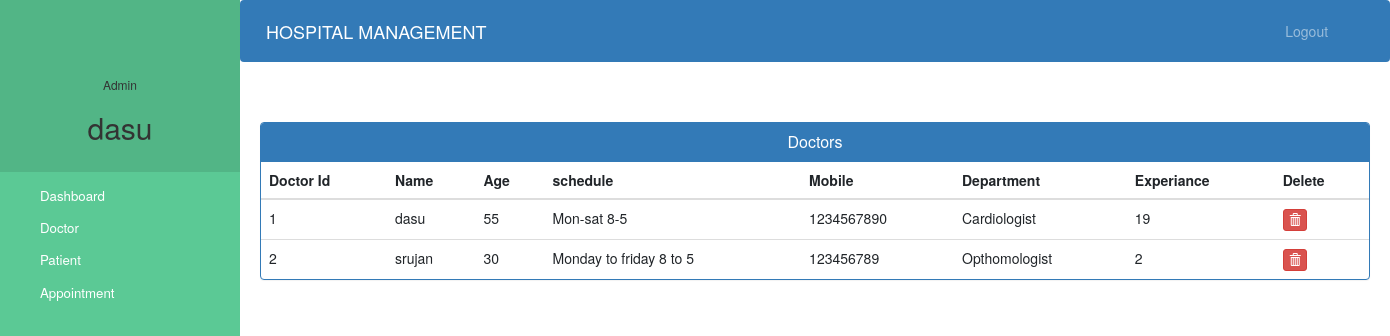
Page /admin-view-doctor on the committed database.
### tables this page shows
CREATE TABLE "doctor" (
	"id"	INTEGER NOT NULL,
	"name"	TEXT,
	"speciality"	TEXT,
	"schedule"	TEXT,
	"img"	BLOB,
	"email"	TEXT NOT NULL UNIQUE,
	"experiance"	INTEGER,
	"age"	INTEGER,
	"phonenumber"	TEXT,
	PRIMARY KEY("id")
);

### route.py (the view)
@app.route('/admin-view-doctor')
def admin_view_doctor():
    docs = all_docs()
    return render_template('admin/admin_view_doctor.html',docs=docs)

### database.py (called while the page is built)
def all_docs():
    data = cur.execute('select name,speciality,email,experiance,age,phonenumber,id,schedule from doctor')
    return data.fetchall()

### templates/admin/admin_view_doctor.html (shortened to what this page needs)
{% extends 'admin/admin_base.html' %}
{% block content %}
<head>
  <link href="//netdna.bootstrapcdn.com/bootstrap/3.0.0/css/bootstrap.min.css" rel="stylesheet" id="bootstrap-css">
</head>
<div class="container">
  <div class="panel panel-primary">
    <div class="panel-heading">
      <h6 class="panel-title">Doctors</h6>
    </div>
    <table class="table table-hover" id="dev-table">
      <thead>
        <tr>
          <th>Doctor Id</th>
          <th>Name</th>
          <th>Age</th>
          <th>schedule</th>
          <th>Mobile</th>
          <th>Department</th>
          <th>Experiance</th>
          <th>Delete</th>
        </tr>
      </thead>
      {% for d in docs %}
      <tr>
        <td> {{d[6]}}</td>
        <td>{{d[0]}}</td>
        <td>{{d[4]}}</td>
        <td>{{d[7]}}</td>
        <td>{{d[-3]}}</td>
        <td>{{d[1]}}</td>
        <td>{{d[3]}}</td>
        <td><a class="btn btn-danger btn-xs" data-id="{{d[-2]}}" href=""><span class="glyphicon glyphicon-trash"></span></a></td>
      </tr>
      {% endfor %}
    </table>
  </div>
</div>
{% endblock content %}

### templates/admin/admin_base.html (shortened to what this page needs)
<!DOCTYPE html>
<html lang="en">
<head>
  <link rel="stylesheet" href="https://stackpath.bootstrapcdn.com/bootstrap/4.3.1/css/bootstrap.min.css">
  <link rel="stylesheet" href="https://maxcdn.bootstrapcdn.com/font-awesome/4.7.0/css/font-awesome.min.css">
  <link rel="stylesheet" href="./static/admin.css">
</head>
<body>
  <nav class="menu" tabindex="0">
    <header class="avatar">
      <br><br>
      <h6>Admin</h6>
      <h2>dasu</h2>
    </header>
    <ul>
      <li tabindex="0" class="icon-dashboard"> <a style="color:white; text-decoration:none;" href="/admin-dashboard"><span>Dashboard</span></a> </li>
      <li tabindex="0" class="icon-customers"> <a style="color:white; text-decoration:none;" href="/admin-doctor"><span>Doctor</span></a></li>
      <li tabindex="0" class="icon-users"> <a style="color:white; text-decoration:none;" href="/admin-patient"><span>Patient</span></a></li>
      <li tabindex="0" class="icon-calendar"> <a style="color:white; text-decoration:none;" href="/admin-appointment"><span>Appointment</span></a></li>
    </ul>
  </nav>
  <main>
    <div class="bs-example">
      <nav class="navbar navbar-expand-md  navbar-dark fixed-top" style="background:#337AB7;">
        <a href="/admin-dashboard" class="navbar-brand">HOSPITAL MANAGEMENT</a>
        <div class="collapse navbar-collapse justify-content-between" id="navbarCollapse">
          <div class="navbar-nav" style=" margin-left: 90%;">
            <a href="/logout" class="nav-item nav-link">Logout</a>
          </div>
        </div>
      </nav>
    </div>
    <br><br>
    {% block content %}
    {% endblock content %}
    <br><br><br><br>
  </main>
</body>
</html>

### static/admin.css (style rules this page uses)
body { padding-left: 240px; }
main { position: relative; height: 100vh; }
.menu { background: #5bc995; height: 100vh; width: 240px; position: fixed; top: 0px; left: 0; z-index: 5; outline: none; }
.menu .avatar { background: rgba(0, 0, 0, 0.1); padding: 2em 0.5em; text-align: center; }
.menu .avatar h2 { font-weight: normal; margin-bottom: 0; }
.menu ul { list-style: none; padding: 0.5em 0; margin: 0; }
.menu ul li { padding: 0.5em 1em 0.5em 3em; font-size: 0.95em; font-weight: regular; background-repeat: no-repeat; background-position: left 15px center; background-size: auto 20px; transition: all 0.15s linear; cursor: pointer; }
.menu ul li.icon-dashboard { background-image: url("http://www.entypo.com/images//gauge.svg"); }
.menu ul li.icon-customers { background-image: url("http://www.entypo.com/images//briefcase.svg"); }
.menu ul li.icon-users { background-image: url("http://www.entypo.com/images//users.svg"); }
.menu ul li.icon-calendar { background-image: url("http://www.entypo.com/images//calendar.svg"); }

### templates/admin/admin_base.html (style rules this page uses)
a:link { text-decoration: none; }
a { color: white; }
body { padding-left: 240px; }
main { position: relative; height: 100vh; }
.menu { background: #5bc995; height: 100vh; width: 240px; position: fixed; top: 0px; left: 0; z-index: 5; outline: none; }
.menu .avatar { background: rgba(0, 0, 0, 0.1); padding: 2em 0.5em; text-align: center; }
.menu .avatar h2 { font-weight: normal; margin-bottom: 0; }
.menu ul { list-style: none; padding: 0.5em 0; margin: 0; }
.menu ul li { padding: 0.5em 1em 0.5em 3em; font-size: 0.95em; font-weight: regular; background-repeat: no-repeat; background-position: left 15px center; background-size: auto 20px; transition: all 0.15s linear; cursor: pointer; }
.menu ul li.icon-dashboard { background-image: url("http://www.entypo.com/images//gauge.svg"); }
.menu ul li.icon-customers { background-image: url("http://www.entypo.com/images//briefcase.svg"); }
.menu ul li.icon-users { background-image: url("http://www.entypo.com/images//users.svg"); }
.menu ul li.icon-calendar { background-image: url("http://www.entypo.com/images//calendar.svg"); }

### templates/admin/admin_view_doctor.html (style rules this page uses)
a:link { text-decoration: none; }
h6 { text-align: center; }

### rows in the picture
doctor: id "1", name "dasu", age "55", schedule "Mon-sat 8-5", phonenumber "1234567890", speciality "Cardiologist", experiance "19"
doctor: id "2", name "srujan", age "30", schedule "Monday to friday 8 to 5", phonenumber "123456789", speciality "Opthomologist", experiance "2"
